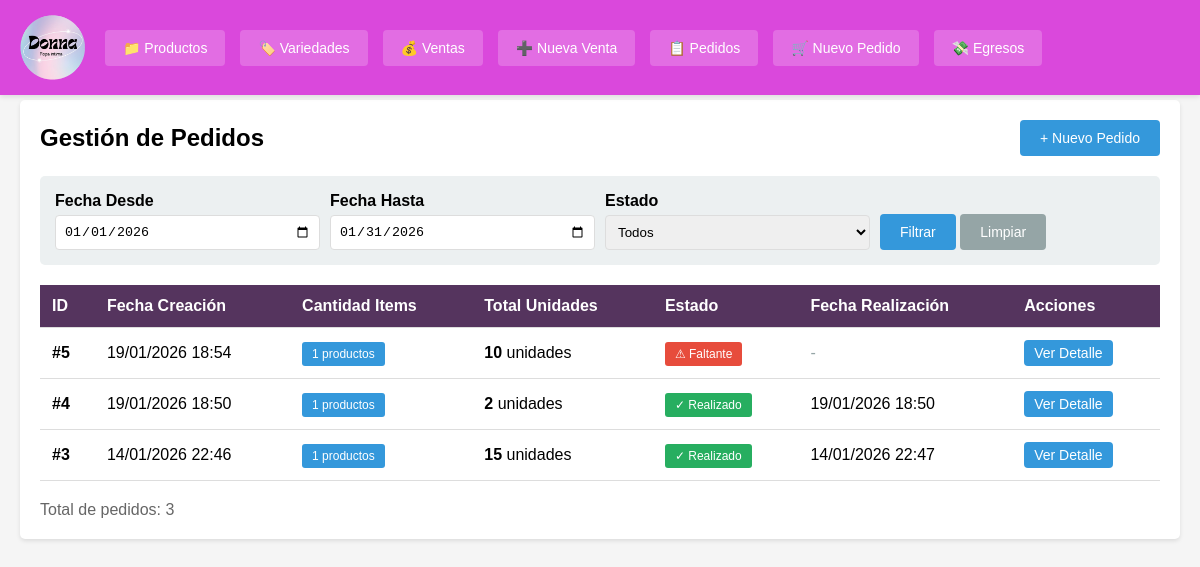
Page /index.php?c=pedido&a=index on the committed database.
### tables this page shows
CREATE TABLE pedidos (
            id INTEGER PRIMARY KEY AUTOINCREMENT,
            estado VARCHAR(20) DEFAULT 'pendiente',
            observaciones TEXT,
            fecha_creacion DATETIME DEFAULT CURRENT_TIMESTAMP,
            fecha_realizacion DATETIME
        );

### controllers/PedidoController.php (called while the page is built, shortened)
<?php
class PedidoController {
    private $pedidoModel;
    public function __construct() {
        $this->pedidoModel = new Pedido();
    }
    public function index() {
        $filtros = [];
        if (empty($_GET['fecha_desde']) && empty($_GET['fecha_hasta']) && empty($_GET['estado'])) {
            $filtros['fecha_desde'] = date('Y-m-01');
            $filtros['fecha_hasta'] = date('Y-m-t');
        }
        $pedidos = $this->pedidoModel->getAll($filtros);
        $this->render('pedidos/index', [
            'pedidos' => $pedidos,
            'filtros' => $filtros
        ]);
    }
    private function render($view, $data = []) {
        extract($data);
        require BASE_PATH . '/views/' . $view . '.php';
        require BASE_PATH . '/views/layout.php';
    }
}
?>

### config/database.php (called while the page is built, shortened)
<?php
class Database {
    private static $instance = null;
    private $conn;
    private function __construct() {
        try {
            $this->conn = new PDO('sqlite:' . DB_PATH);
            $this->conn->setAttribute(PDO::ATTR_ERRMODE, PDO::ERRMODE_EXCEPTION);
            $this->conn->setAttribute(PDO::ATTR_DEFAULT_FETCH_MODE, PDO::FETCH_ASSOC);
        } catch(PDOException $e) {
            die("Error de conexión: " . $e->getMessage());
        }
    }
    public static function getInstance() {
        if (self::$instance === null) {
            self::$instance = new self();
        }
        return self::$instance;
    }
    public function getConnection() {
        return $this->conn;
    }
}
?>

### models/Pedido.php (called while the page is built, shortened)
<?php
class Pedido {
    private $db;
    public function __construct() {
        $this->db = Database::getInstance()->getConnection();
    }
    public function getAll($filtros = []) {
        $sql = "SELECT p.*,
                COUNT(pd.id) as cantidad_items,
                SUM(pd.cantidad_solicitada) as total_unidades
                FROM pedidos p
                LEFT JOIN pedido_detalles pd ON p.id = pd.pedido_id
                WHERE 1=1";
        $params = [];
        if (!empty($filtros['fecha_desde'])) {
            $sql .= " AND DATE(p.fecha_creacion) >= ?";
            $params[] = $filtros['fecha_desde'];
        }
        if (!empty($filtros['fecha_hasta'])) {
            $sql .= " AND DATE(p.fecha_creacion) <= ?";
            $params[] = $filtros['fecha_hasta'];
        }
        $sql .= " GROUP BY p.id ORDER BY p.fecha_creacion DESC";
        $stmt = $this->db->prepare($sql);
        $stmt->execute($params);
        return $stmt->fetchAll();
    }
}
?>

### views/pedidos/index.php (the view, shortened to what this page needs)
<div style="display: flex; justify-content: space-between; align-items: center; margin-bottom: 20px;">
    <h2>Gestión de Pedidos</h2>
    <a href="index.php?c=pedido&a=nuevo" class="btn btn-primary">+ Nuevo Pedido</a>
</div>
<div class="filtros">
    <form method="GET" action="index.php">
        <div class="form-group">
            <label for="fecha_desde">Fecha Desde</label>
            <input type="date" id="fecha_desde" name="fecha_desde" value="<?= $filtros['fecha_desde'] ?? '' ?>">
        </div>
        <div class="form-group">
            <label for="fecha_hasta">Fecha Hasta</label>
            <input type="date" id="fecha_hasta" name="fecha_hasta" value="<?= $filtros['fecha_hasta'] ?? '' ?>">
        </div>
        <div class="form-group">
            <label for="estado">Estado</label>
            <select id="estado" name="estado">
                <option value="">Todos</option>
            </select>
        </div>
        <div class="form-group">
            <label>&nbsp;</label>
            <button type="submit" class="btn btn-primary">Filtrar</button>
            <a href="index.php?c=pedido&a=index" class="btn btn-secondary">Limpiar</a>
        </div>
    </form>
</div>
<?php if (empty($pedidos)): ?>
    <p>No hay pedidos registrados.</p>
<?php else: ?>
    <table>
        <thead>
            <tr>
                <th>ID</th>
                <th>Fecha Creación</th>
                <th>Cantidad Items</th>
                <th>Total Unidades</th>
                <th>Estado</th>
                <th>Fecha Realización</th>
                <th>Acciones</th>
            </tr>
        </thead>
        <tbody>
            <?php foreach ($pedidos as $pedido): ?>
                <tr>
                    <td><strong>#<?= $pedido['id'] ?></strong></td>
                    <td><?= date('d/m/Y H:i', strtotime($pedido['fecha_creacion'])) ?></td>
                    <td>
                        <span class="badge" style="background: #3498db;"><?= $pedido['cantidad_items'] ?> productos</span>
                    </td>
                    <td>
                        <strong><?= $pedido['total_unidades'] ?></strong> unidades
                    </td>
                    <td>
                        <?php if ($pedido['estado'] == 'pendiente'): ?>
                            <span class="badge badge-pendiente">⏳ Pendiente</span>
                        <?php elseif ($pedido['estado'] == 'realizado'): ?>
                            <span class="badge badge-realizado">✓ Realizado</span>
                        <?php else: ?>
                            <span class="badge badge-faltante">⚠ Faltante</span>
                        <?php endif; ?>
                    </td>
                    <td>
                        <?php if ($pedido['fecha_realizacion']): ?>
                            <?= date('d/m/Y H:i', strtotime($pedido['fecha_realizacion'])) ?>
                        <?php else: ?>
                            <span style="color: #95a5a6;">-</span>
                        <?php endif; ?>
                    </td>
                    <td>
                        <a href="index.php?c=pedido&a=detalle&id=<?= $pedido['id'] ?>" class="btn btn-primary" style="padding: 5px 10px;">Ver Detalle</a>
                    </td>
                </tr>
            <?php endforeach; ?>
        </tbody>
    </table>
    <div style="margin-top: 20px; color: #666;">
        Total de pedidos: <?= count($pedidos) ?>
    </div>
<?php endif; ?>

### views/layout.php (style rules this page uses)
* { margin: 0; padding: 0; box-sizing: border-box; }
body { font-family: Arial, sans-serif; background: #f5f5f5; padding-top: 80px; }
.btn { display: inline-block; padding: 10px 20px; text-decoration: none; border-radius: 4px; cursor: pointer; border: none; font-size: 14px; }
.btn-primary { background: #3498db; color: white; }
.btn-secondary { background: #95a5a6; color: white; }
table { width: 100%; border-collapse: collapse; margin-top: 20px; }
table th, table td { padding: 12px; text-align: left; border-bottom: 1px solid #ddd; }
table th { background: #55345e; color: white; }
.form-group { margin-bottom: 15px; }
.form-group label { display: block; margin-bottom: 5px; font-weight: bold; }
.form-group input, .form-group textarea, .form-group select { width: 100%; padding: 8px; border: 1px solid #ddd; border-radius: 4px; }
.badge { padding: 5px 10px; border-radius: 3px; font-size: 12px; color: white; }
.badge-realizado { background: #27ae60; }
.badge-faltante { background: #e74c3c; }
.filtros { background: #ecf0f1; padding: 15px; border-radius: 5px; margin-bottom: 20px; }
.filtros form { display: flex; gap: 10px; flex-wrap: wrap; align-items: flex-end; }
.filtros .form-group { margin-bottom: 0; flex: 1; min-width: 150px; }

### rows in the picture
pedidos: id "5", fecha_creacion "19/01/2026 18:54", cantidad_items "1", total_unidades "10", estado "⚠ Faltante"
pedidos: id "4", fecha_creacion "19/01/2026 18:50", cantidad_items "1", total_unidades "2", estado "✓ Realizado", fecha_realizacion "19/01/2026 18:50"
pedidos: id "3", fecha_creacion "14/01/2026 22:46", cantidad_items "1", total_unidades "15", estado "✓ Realizado", fecha_realizacion "14/01/2026 22:47"

### other values in the picture
count($pedidos) "3"
